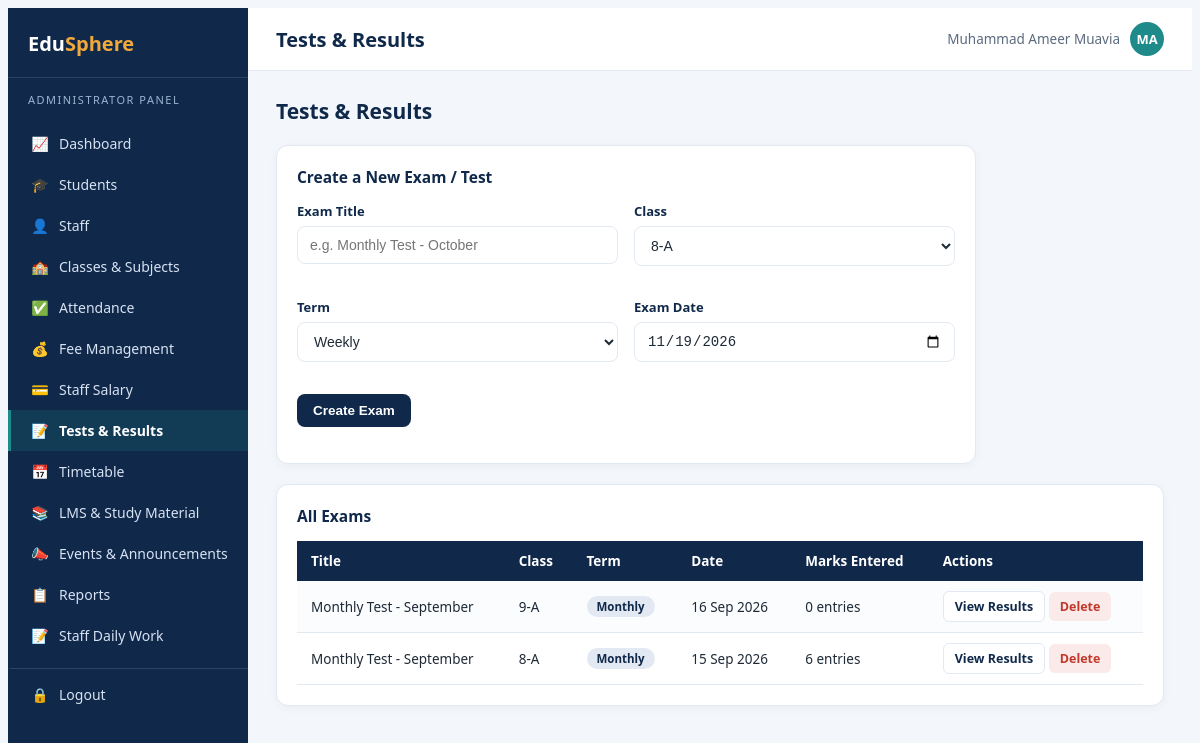
/admin/exams.php (signed in), run on the app's committed database.
### tables this page shows
CREATE TABLE exams (
    id INT PRIMARY KEY AUTO_INCREMENT,
    title VARCHAR(80) NOT NULL,
    class_id INT NOT NULL,
    term VARCHAR(40),
    exam_date DATE,
    FOREIGN KEY (class_id) REFERENCES classes(id) ON DELETE CASCADE
);

CREATE TABLE classes (
    id INT PRIMARY KEY AUTO_INCREMENT,
    name VARCHAR(30) NOT NULL,
    section VARCHAR(10) NOT NULL,
    UNIQUE KEY uq_class (name, section)
);

### config/functions.php (called while the page is built, shortened)
<?php
function e($str) {
    return htmlspecialchars($str ?? '', ENT_QUOTES, 'UTF-8');
}
function fmt_date($date) {
    return date('d M Y', strtotime($date));
}

### admin/exams.php (the view, shortened to what this page needs)
<?php
require_once '../config/db.php';
require_once '../config/functions.php';
$classes = $conn->query('SELECT * FROM classes ORDER BY name, section');
$exams = $conn->query("SELECT e.*, c.name cname, c.section,
    (SELECT COUNT(*) FROM exam_marks m WHERE m.exam_id=e.id) marks_count
    FROM exams e JOIN classes c ON e.class_id=c.id ORDER BY e.exam_date DESC");
include '../includes/header.php';
?>
<div class="page-head"><h2>Tests &amp; Results</h2></div>
<div class="card" style="margin-bottom:20px;max-width:700px;">
    <div class="card-title">Create a New Exam / Test</div>
    <form method="post" class="form-row">
        <div class="form-group"><label>Exam Title</label><input class="form-control" name="title" placeholder="e.g. Monthly Test - October" required></div>
        <div class="form-group"><label>Class</label>
            <select class="form-control" name="class_id" required>
                <?php while ($c = $classes->fetch_assoc()): ?><option value="<?= $c['id'] ?>"><?= e($c['name'].'-'.$c['section']) ?></option><?php endwhile; ?>
            </select>
        </div>
        <div class="form-group"><label>Term</label>
            <select class="form-control" name="term">
                <option>Weekly</option><option>Monthly</option><option>Mid-Term</option><option>Final</option>
            </select>
        </div>
        <div class="form-group"><label>Exam Date</label><input type="date" class="form-control" name="exam_date" value="<?= date('Y-m-d') ?>"></div>
        <div class="form-group" style="grid-column:1/-1;"><button class="btn btn-primary">Create Exam</button></div>
    </form>
</div>
<div class="card">
    <div class="card-title">All Exams</div>
    <table class="tbl">
        <tr><th>Title</th><th>Class</th><th>Term</th><th>Date</th><th>Marks Entered</th><th>Actions</th></tr>
        <?php if ($exams->num_rows === 0): ?><tr><td colspan="6" class="text-center muted">No exams created yet.</td></tr>
        <?php else: while ($ex = $exams->fetch_assoc()): ?>
            <tr>
                <td><?= e($ex['title']) ?></td><td><?= e($ex['cname'].'-'.$ex['section']) ?></td>
                <td><span class="badge badge-blue"><?= e($ex['term']) ?></span></td><td><?= fmt_date($ex['exam_date']) ?></td>
                <td><?= $ex['marks_count'] ?> entries</td>
                <td>
                    <a href="exam_results.php?id=<?= $ex['id'] ?>" class="btn btn-outline btn-sm">View Results</a>
                    <a href="?del=<?= $ex['id'] ?>" class="btn btn-danger btn-sm" onclick="return confirm('Delete this exam and all its marks?')">Delete</a>
                </td>
            </tr>
        <?php endwhile; endif; ?>
    </table>
</div>
<?php include '../includes/footer.php'; ?>

### assets/css/style.css (style rules this page uses)
:root { --navy: #10294A; --navy-light: #1B3A63; --teal: #1F8A8A; --amber: #F2A93B; --coral: #E4572E; --blue: #2F5D8C; --bg: #F3F6FA; --text: #1F2A37; --muted: #5B6B7F; --border: #E3E9F2; }
* { box-sizing: border-box; }
body { background: var(--bg); color: var(--text); font-family: 'Segoe UI', Calibri, Arial, sans-serif; font-size: 15px; }
a { text-decoration: none; }
.card { background: #fff; border-radius: 12px; border: 1px solid var(--border); box-shadow: 0 2px 10px rgba(16,41,74,0.04); padding: 20px; }
.card-title { font-weight: 700; color: var(--navy); font-size: 15.5px; margin-bottom: 14px; }
.btn { display: inline-flex; align-items: center; gap: 6px; padding: 9px 16px; border-radius: 8px; font-size: 13.5px; font-weight: 600; border: none; cursor: pointer; text-decoration: none; }
.btn-primary { background: var(--navy); color: #fff; }
.btn-outline { background: #fff; color: var(--navy); border: 1px solid var(--border); }
.btn-sm { padding: 6px 11px; font-size: 12.5px; border-radius: 6px; }
.btn-danger { background: #fbeaea; color: #C0392B; }
.form-group { margin-bottom: 16px; }
.form-group label { display: block; font-size: 13px; font-weight: 600; color: var(--navy); margin-bottom: 6px; }
.form-control { width: 100%; padding: 10px 12px; border: 1px solid var(--border); border-radius: 8px; font-size: 14px; background: #fff; color: var(--text); }
.form-row { display: grid; grid-template-columns: 1fr 1fr; gap: 16px; }
table.tbl { width: 100%; border-collapse: collapse; font-size: 13.5px; }
table.tbl th { background: var(--navy); color: #fff; text-align: left; padding: 11px 14px; font-weight: 600; white-space: nowrap; }
table.tbl td { padding: 10px 14px; border-bottom: 1px solid var(--border); vertical-align: middle; }
table.tbl tr:nth-child(even) td { background: #FAFCFE; }
.badge { display: inline-block; padding: 3px 10px; border-radius: 20px; font-size: 11.5px; font-weight: 700; }
.badge-blue { background: #E3E9F2; color: var(--navy); }
.page-head { display: flex; justify-content: space-between; align-items: center; margin-bottom: 20px; flex-wrap: wrap; gap: 10px; }
.page-head h2 { font-size: 21px; font-weight: 700; color: var(--navy); margin: 0; }

### data on the page
exams: title "Monthly Test - September", class.section "9-A", term "Monthly", exam_date "16 Sep 2026", marks_count "0"
exams: title "Monthly Test - September", class.section "8-A", term "Monthly", exam_date "15 Sep 2026", marks_count "6"

### other printed values
$roleLabels[$role] "ADMINISTRATOR"
$item[2] "📈"
$item[1] "Dashboard"
$item[2] "🎓"
$item[1] "Students"
$item[2] "👤"
$item[1] "Staff"
$item[2] "🏫"
$item[1] "Classes & Subjects"
$item[2] "✅"
$item[1] "Attendance"
$item[2] "💰"
$item[1] "Fee Management"
$item[2] "💳"
$item[1] "Staff Salary"
